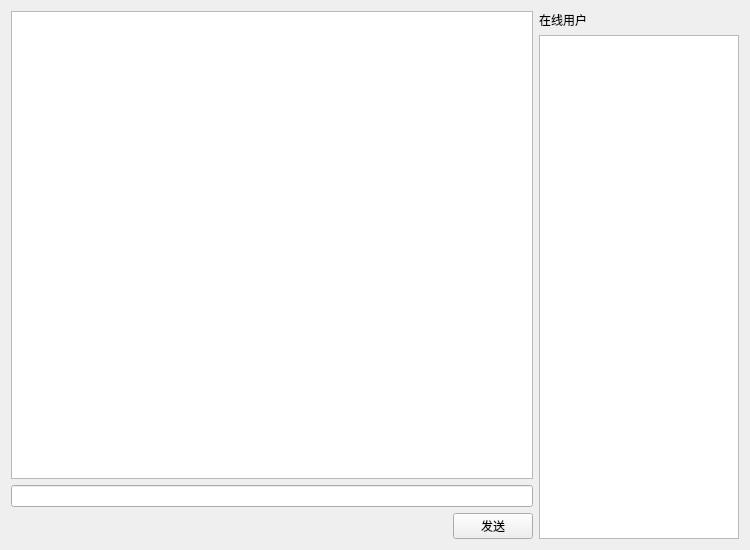
<?xml version="1.0" encoding="UTF-8"?>
<ui version="4.0">
 <class>ClientWindow</class> <widget class="QWidget" name="ClientWindow">
  <property name="geometry">
   <rect>
    <x>0</x>
    <y>0</y>
    <width>750</width>
    <height>550</height>
   </rect>
  </property>
  <property name="windowTitle">
   <string>Qt Chat Client</string>
  </property>
  <layout class="QHBoxLayout" name="horizontalLayout_2">
   <item>
    <layout class="QVBoxLayout" name="verticalLayout_2">
     <item>
      <widget class="QTextBrowser" name="chatHistoryTextEdit"/>
     </item>
     <item>
      <widget class="QLineEdit" name="messageLineEdit"/> </item>
     <item>
      <layout class="QHBoxLayout" name="horizontalLayout">
       <item>
        <spacer name="horizontalSpacer">
         <property name="orientation">
          <enum>Qt::Horizontal</enum>
         </property>
         <property name="sizeHint" stdset="0">
          <size>
           <width>40</width>
           <height>20</height>
          </size>
         </property>
        </spacer>
       </item>
       <item>
        <widget class="QPushButton" name="sendButton">
         <property name="text">
          <string>发送</string>
         </property>
        </widget>
       </item>
      </layout>
     </item>
    </layout>
   </item>
   <item>
    <layout class="QVBoxLayout" name="verticalLayout">
     <item>
      <widget class="QLabel" name="label">
       <property name="text">
        <string>在线用户</string>
       </property>
      </widget>
     </item>
     <item>
      <widget class="QListWidget" name="userListWidget"> <property name="minimumSize">
        <size>
         <width>200</width>
         <height>0</height>
        </size>
       </property>
       <property name="maximumSize">
        <size>
         <width>200</width>
         <height>16777215</height>
        </size>
       </property>
      </widget>
     </item>
    </layout>
   </item>
  </layout>
 </widget>
 <resources/>
 <connections/>
</ui>
